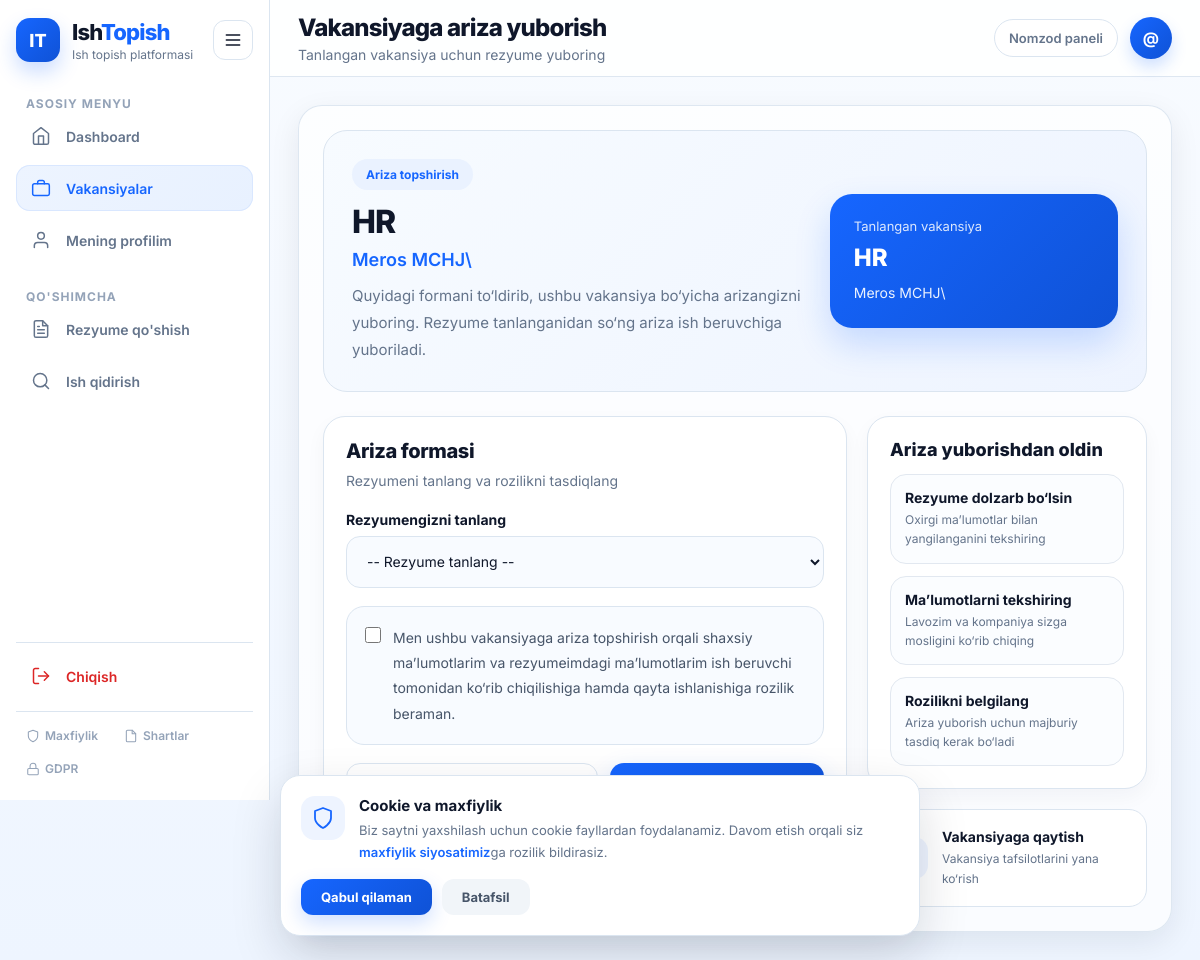
Screenshot of /vacancy/3/apply/ (signed in) with the database file from the repository.
### ishbor/models.py (models this page shows, shortened)
class User(AbstractUser):
    ROLE_CHOICES = (
        ('candidate', 'Ish izlovchi'),
        ('employer', 'Ish beruvchi'),
    )
    role = models.CharField(max_length=20, choices=ROLE_CHOICES, verbose_name="Rol")
    phone = models.CharField(max_length=20, blank=True, null=True, verbose_name="Telefon raqami")
    created_at = models.DateTimeField(auto_now_add=True)

class Vacancy(models.Model):
    class JobType(models.TextChoices):
        FULL_TIME = 'full_time', 'To‘liq stavka'
        PART_TIME = 'part_time', 'Yarim stavka'
        REMOTE = 'remote', 'Masofaviy'
    employer = models.ForeignKey(
        settings.AUTH_USER_MODEL,
        on_delete=models.CASCADE,
        related_name='vacancies'
    )
    title = models.CharField(max_length=255)
    salary = models.CharField(max_length=100)
    location = models.CharField(max_length=255)
    job_type = models.CharField(
        max_length=50,
        choices=JobType.choices,
        default=JobType.FULL_TIME
    )
    description = models.TextField()
    responsibilities = models.TextField(blank=True, null=True)
    requirements = models.TextField(blank=True, null=True)
    benefits = models.TextField(blank=True, null=True)
    is_active = models.BooleanField(default=True, verbose_name="Faol holatda")
    created_at = models.DateTimeField(auto_now_add=True, verbose_name="Yaratilgan sana")
    deadline = models.DateField(null=True, blank=True, verbose_name="Oxirgi muddat")
    class Meta:
        ordering = ['-created_at']
        verbose_name = "Vakansiya"
        verbose_name_plural = "Vakansiyalar"

class EmployerProfile(models.Model):
    user = models.OneToOneField(User, on_delete=models.CASCADE, related_name='employer_profile')
    company_name = models.CharField(max_length=255)
    stir = models.CharField(max_length=20)
    logo = models.ImageField(upload_to=upload_to_company_logos, null=True, blank=True)
    company_address = models.TextField()
    company_phone = models.CharField(max_length=20)
    responsible_full_name = models.CharField(max_length=150)
    gdpr_consent = models.BooleanField(default=False, verbose_name="GDPR roziligi")
    gdpr_consent_date = models.DateTimeField(null=True, blank=True, verbose_name="GDPR rozilik sanasi")
    marketing_consent = models.BooleanField(default=False, verbose_name="Marketing roziligi")
    updated_at = models.DateTimeField(auto_now=True, verbose_name="Yangilangan sana")
    class Meta:
        verbose_name = "Ish beruvchi profili"
        verbose_name_plural = "Ish beruvchilar profillari"

### ishbor/views.py (the view, shortened to what this page needs)
# urls.py: path('vacancy/<int:vacancy_id>/apply/', apply_for_job, name='apply_for_job'),
@login_required
@role_required("candidate")
def apply_for_job(request, vacancy_id):
    vacancy = get_object_or_404(Vacancy, id=vacancy_id)
    if Application.objects.filter(vacancy=vacancy, user=request.user).exists():
        messages.warning(request, "Siz bu vakansiyaga allaqachon ariza topshirgansiz.")
        return redirect('vacancy_detail', pk=vacancy.id)
    resumes = request.user.resumes.all()
    return render(request, 'candidate/apply_job.html', {'vacancy': vacancy, 'resumes': resumes})

### ishbor/templates/candidate/apply_job.html (shortened to what this page needs)
{% extends 'base.html' %}
{% block page_title %}Vakansiyaga ariza yuborish{% endblock %}
{% block page_subtitle %}Tanlangan vakansiya uchun rezyume yuboring{% endblock %}
{% block content %}
<div class="apply-page">
    <section class="apply-hero">
        <div class="apply-hero-left">
            <div class="apply-badge">Ariza topshirish</div>
            <h2 class="apply-title">{{ vacancy.title }}</h2>
            <p class="apply-company">{{ vacancy.employer.employer_profile.company_name }}</p>
            <p class="apply-text">
                Quyidagi formani to‘ldirib, ushbu vakansiya bo‘yicha arizangizni yuboring.
                Rezyume tanlanganidan so‘ng ariza ish beruvchiga yuboriladi.
            </p>
        </div>
        <div class="apply-hero-right">
            <div class="apply-summary-card">
                <span class="summary-label">Tanlangan vakansiya</span>
                <strong class="summary-title">{{ vacancy.title }}</strong>
                <p class="summary-company">{{ vacancy.employer.employer_profile.company_name }}</p>
            </div>
        </div>
    </section>
    <div class="apply-layout">
        <div class="apply-main">
            <section class="apply-card">
                <div class="section-head">
                    <h3>Ariza formasi</h3>
                    <p>Rezyumeni tanlang va rozilikni tasdiqlang</p>
                </div>
                <form method="POST" class="apply-form">
                    <div class="form-group">
                        <label for="resume_id">Rezyumengizni tanlang</label>
                        {% if resumes %}
                            <select name="resume_id" id="resume_id" required>
                                <option value="" selected disabled>-- Rezyume tanlang --</option>
                            </select>
                        {% endif %}
                    </div>
                    <div class="consent-box">
                        <label class="consent-label">
                            <input type="checkbox" name="data_consent" id="consentCheck" required>
                            <span>
                                Men ushbu vakansiyaga ariza topshirish orqali shaxsiy ma’lumotlarim va rezyumeimdagi ma’lumotlarim
                                ish beruvchi tomonidan ko‘rib chiqilishiga hamda qayta ishlanishiga rozilik beraman.
                            </span>
                        </label>
                    </div>
                    <div class="form-actions">
                        <a href="{% url 'vacancy_detail' vacancy.id %}" class="btn-secondary form-btn">
                        </a>
                        <button type="submit" class="submit-btn {% if not resumes %}disabled-btn{% endif %}" {% if not resumes %}disabled{% endif %}>
                        </button>
                    </div>
                </form>
            </section>
        </div>
        <aside class="apply-side">
            <section class="side-card">
                <h3>Ariza yuborishdan oldin</h3>
                <div class="tips-list">
                    <div class="tip-item">
                        <strong>Rezyume dolzarb bo‘lsin</strong>
                        <small>Oxirgi ma’lumotlar bilan yangilanganini tekshiring</small>
                    </div>
                    <div class="tip-item">
                        <strong>Ma’lumotlarni tekshiring</strong>
                        <small>Lavozim va kompaniya sizga mosligini ko‘rib chiqing</small>
                    </div>
                    <div class="tip-item">
                        <strong>Rozilikni belgilang</strong>
                        <small>Ariza yuborish uchun majburiy tasdiq kerak bo‘ladi</small>
                    </div>
                </div>
            </section>
            <a href="{% url 'vacancy_detail' vacancy.id %}" class="back-link-card">
                <span class="back-icon">←</span>
                <div>
                    <strong>Vakansiyaga qaytish</strong>
                    <small>Vakansiya tafsilotlarini yana ko‘rish</small>
                </div>
            </a>
        </aside>
    </div>
</div>
{% endblock %}

### ishbor/templates/base.html (shortened to what this page needs)
<!DOCTYPE html>
<html lang="uz">
<head>
</head>
<body>
    <div class="app">
        <aside class="sidebar" id="sidebar">
            <div class="sidebar-top">
                <a href="{% url 'home' %}" class="brand">
                    <div class="brand-icon">IT</div>
                    <div class="brand-text">
                        <div class="brand-title">Ish<span>Topish</span></div>
                        <div class="brand-sub">Ish topish platformasi</div>
                    </div>
                </a>
                <button class="toggle-btn" id="desktopToggle" type="button">
                    <svg class="icon" viewBox="0 0 24 24"><path d="M4 6h16M4 12h16M4 18h16"/></svg>
                </button>
            </div>
            {% if user.is_authenticated and user.role == 'candidate' %}
                <div>
                    <div class="sidebar-section-title">Asosiy menyu</div>
                    <nav class="menu">
                        <a href="{% url 'candidate_home' %}" class="menu-item {% if request.resolver_match.url_name == 'candidate_home' %}active{% endif %}">
                            <span class="menu-icon">
                                <svg class="icon" viewBox="0 0 24 24"><path d="M3 9l9-7 9 7v11a2 2 0 01-2 2H5a2 2 0 01-2-2z"/><polyline points="9 22 9 12 15 12 15 22"/></svg>
                            </span>
                            <span class="menu-text">Dashboard</span>
                        </a>
                        <a href="{% url 'job_list' %}" class="menu-item {% if request.resolver_match.url_name == 'job_list' or request.resolver_match.url_name == 'vacancy_detail' or request.resolver_match.url_name == 'apply_for_job' %}active{% endif %}">
                            <span class="menu-icon">
                                <svg class="icon" viewBox="0 0 24 24"><rect x="2" y="7" width="20" height="14" rx="2" ry="2"/><path d="M16 7V5a2 2 0 00-2-2h-4a2 2 0 00-2 2v2"/></svg>
                            </span>
                            <span class="menu-text">Vakansiyalar</span>
                        </a>
                        <a href="{% url 'candidate_profile' %}" class="menu-item {% if request.resolver_match.url_name == 'candidate_profile' %}active{% endif %}">
                            <span class="menu-icon">
                                <svg class="icon" viewBox="0 0 24 24"><path d="M20 21v-2a4 4 0 00-4-4H8a4 4 0 00-4 4v2"/><circle cx="12" cy="7" r="4"/></svg>
                            </span>
                            <span class="menu-text">Mening profilim</span>
                        </a>
                    </nav>
                </div>
                <div>
                    <div class="sidebar-section-title">Qo'shimcha</div>
                    <nav class="menu">
                        <a href="{% url 'candidate_profile' %}" class="menu-item {% if request.resolver_match.url_name == 'candidate_profile' %}active{% endif %}">
                            <span class="menu-icon">
                                <svg class="icon" viewBox="0 0 24 24"><path d="M14 2H6a2 2 0 00-2 2v16a2 2 0 002 2h12a2 2 0 002-2V8z"/><polyline points="14 2 14 8 20 8"/><line x1="16" y1="13" x2="8" y2="13"/><line x1="16" y1="17" x2="8" y2="17"/><polyline points="10 9 9 9 8 9"/></svg>
                            </span>
                            <span class="menu-text">Rezyume qo'shish</span>
                        </a>
                        <a href="{% url 'job_list' %}" class="menu-item">
                            <span class="menu-icon">
                                <svg class="icon" viewBox="0 0 24 24"><circle cx="11" cy="11" r="8"/><line x1="21" y1="21" x2="16.65" y2="16.65"/></svg>
                            </span>
                            <span class="menu-text">Ish qidirish</span>
                        </a>
                    </nav>
                </div>
            {% endif %}
            <div class="sidebar-footer">
                {% if user.is_authenticated %}
                    <form method="POST" action="{% url 'logout' %}" id="logoutForm" style="margin:0;padding:0;border:0;">
                        <a href="#" onclick="document.getElementById('logoutForm').submit(); return false;" class="menu-item">
                            <span class="menu-icon">
                                <svg class="icon" viewBox="0 0 24 24"><path d="M9 21H5a2 2 0 01-2-2V5a2 2 0 012-2h4"/><polyline points="16 17 21 12 16 7"/><line x1="21" y1="12" x2="9" y2="12"/></svg>
                            </span>
                            <span class="menu-text">Chiqish</span>
                        </a>
                    </form>
                {% endif %}
                <div class="sidebar-gdpr-links">
                    <a href="{% url 'privacy_policy' %}" class="gdpr-link">
                        <svg width="14" height="14" viewBox="0 0 24 24" fill="none" stroke="currentColor" stroke-width="1.8" stroke-linecap="round" stroke-linejoin="round"><path d="M12 22s8-4 8-10V5l-8-3-8 3v7c0 6 8 10 8 10z"/></svg>
                        Maxfiylik
                    </a>
                    <a href="{% url 'terms_of_service' %}" class="gdpr-link">
                        <svg width="14" height="14" viewBox="0 0 24 24" fill="none" stroke="currentColor" stroke-width="1.8" stroke-linecap="round" stroke-linejoin="round"><path d="M14 2H6a2 2 0 00-2 2v16a2 2 0 002 2h12a2 2 0 002-2V8z"/><polyline points="14 2 14 8 20 8"/></svg>
                        Shartlar
                    </a>
                    <a href="{% url 'gdpr_policy' %}" class="gdpr-link">
                        <svg width="14" height="14" viewBox="0 0 24 24" fill="none" stroke="currentColor" stroke-width="1.8" stroke-linecap="round" stroke-linejoin="round"><rect x="3" y="11" width="18" height="11" rx="2" ry="2"/><path d="M7 11V7a5 5 0 0110 0v4"/></svg>
                        GDPR
                    </a>
                </div>
            </div>
        </aside>
        <main class="main" id="main">
            <header class="topbar">
                <div class="topbar-inner">
                    <div class="topbar-left">
                        <div class="page-head">
                            <h1>{% block page_title %}Dashboard{% endblock %}</h1>
                            <p>{% block page_subtitle %}IshTopish platformasidagi boshqaruv paneli{% endblock %}</p>
                        </div>
                    </div>
                    <div class="topbar-right">
                        <div class="topbar-chip">
                            {% if user.is_authenticated and user.role == 'candidate' %}
                                Nomzod paneli
                            {% elif user.is_authenticated and user.role == 'employer' %}
                                Employer paneli
                            {% else %}
                                IshTopish
                            {% endif %}
                        </div>
                        <div class="topbar-avatar">
                            {% if user.is_authenticated %}
                                {{ user.username|default:"U"|slice:":1" }}
                            {% else %}
                                G
                            {% endif %}
                        </div>
                    </div>
                </div>
            </header>
            <section class="content">
                <div class="content-card">
                    {% block content %}{% endblock %}
                </div>
            </section>
        </main>
    </div>
    {% if not request.COOKIES.cookie_consent %}
    <div class="cookie-banner" id="cookieBanner">
        <div class="cookie-banner__content">
            <div class="cookie-banner__icon">
                <svg width="24" height="24" viewBox="0 0 24 24" fill="none" stroke="#1666ff" stroke-width="1.8" stroke-linecap="round" stroke-linejoin="round"><path d="M12 22s8-4 8-10V5l-8-3-8 3v7c0 6 8 10 8 10z"/></svg>
            </div>
            <div class="cookie-banner__text">
                <strong>Cookie va maxfiylik</strong>
                <p>Biz saytni yaxshilash uchun cookie fayllardan foydalanamiz. Davom etish orqali siz <a href="{% url 'privacy_policy' %}">maxfiylik siyosatimiz</a>ga rozilik bildirasiz.</p>
            </div>
        </div>
        <div class="cookie-banner__actions">
            <button class="cookie-btn cookie-btn--accept" id="cookieAccept">Qabul qilaman</button>
            <a href="{% url 'privacy_policy' %}" class="cookie-btn cookie-btn--more">Batafsil</a>
        </div>
    </div>
    {% endif %}
</body>
</html>

### rows the page displays
User: username "@"
Vacancy: title "HR", employer.employer_profile.company_name "Meros MCHJ\\"
